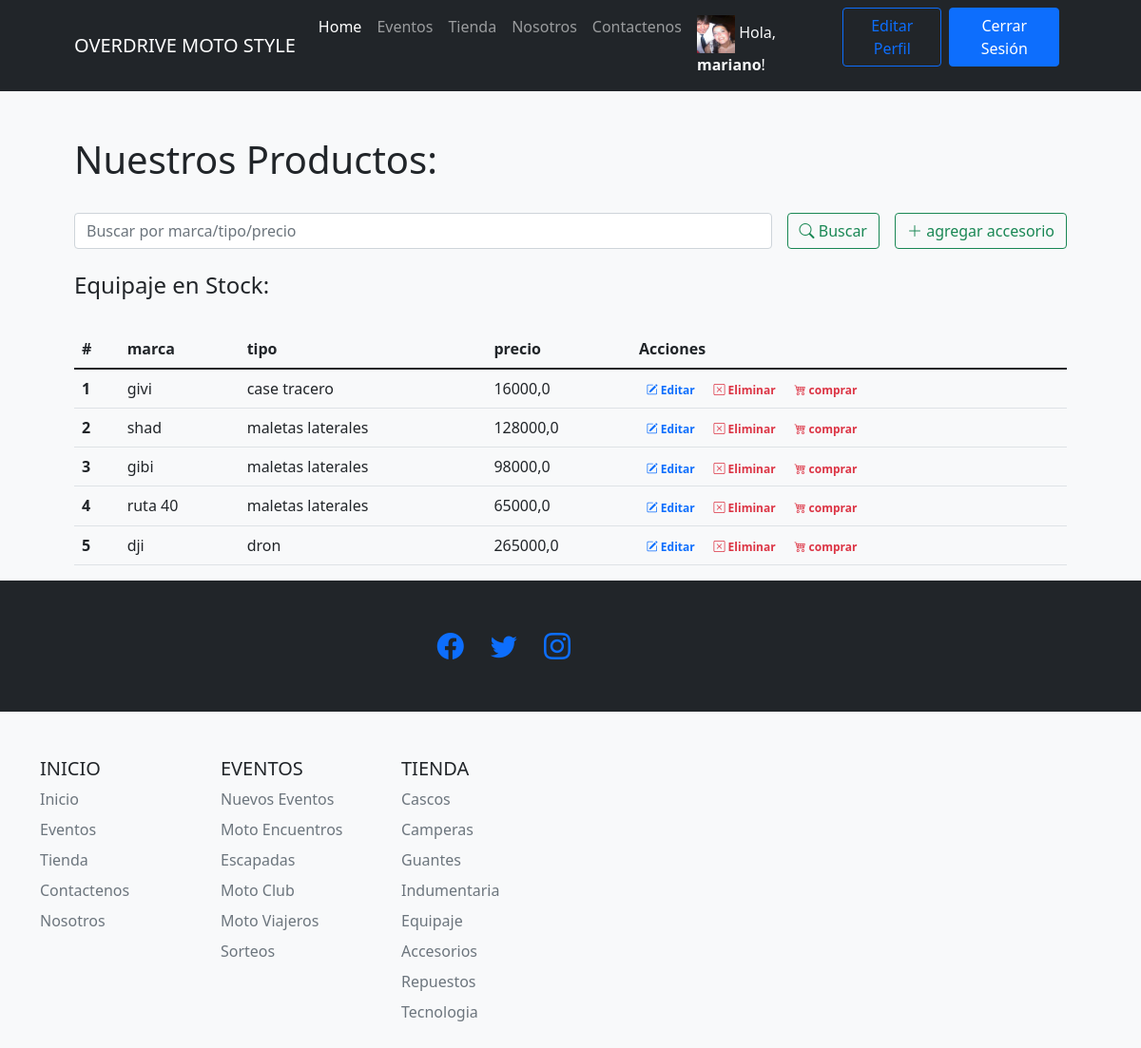
The app's page /tiendaapp/equipaje/ (signed in) with its own data.
### tiendaapp/models.py (models this page shows)
class Avatar(models.Model):
    usuario = models.OneToOneField(User, on_delete=models.CASCADE)
    imagen = models.ImageField(upload_to='avatar/', blank=True, null=True)

class equipaje(models.Model):
    marca = models.CharField("Marca", max_length=30)
    tipo = models.CharField("Tipo", max_length=30)
    precio = models.FloatField ("Precio $")

### tiendaapp/views.py (the view)
# urls.py: path('equipaje/', equipajes, name = 'equipaje'),
@login_required
def equipajes (request):
    if request.method == "POST":
        search = request.POST["search"]
        if search != "":
            equipajes = equipaje.objects.filter( Q(marca__icontains=search) | Q(tipo__icontains=search) | Q(precio__icontains=search) ).values()
            return render(request,"tiendaapp/equipaje.html", {"equipajes":equipajes, "search":True, "busqueda":search})
    equipajes = equipaje.objects.all()
    return render(request, 'tiendaapp/equipaje.html', {"equipaje":equipajes, "search":False})

### tiendaapp/templates/tiendaapp/equipaje.html (shortened to what this page needs)
{% extends 'tiendaapp/base.html' %}
{% load static %}
{% block contenidoPagina %}
<section class="bg-light py-5">
    <div class="container px-5">
        <h1>Nuestros Productos:</h1>
        <br>
        <div class="row gx-5 justify-content-center">
            <div class="col-lg-12">
                <form class="d-flex my-2 my-lg-0" action="" method="post">
                    <input class="flex-grow-0 form-control mr-sm-2" type="search" name="search" placeholder="Buscar por marca/tipo/precio" aria-label="Search">
                    <button class="btn btn-outline-success text-nowrap ms-3 my-2 my-sm-0" type="submit"> <i class="bi bi-search"></i> Buscar</button>
                    {% if user.is_staff %}
                        <a class="btn btn-outline-success text-nowrap ms-3 my-2 my-sm-0" href="{% url 'crear_equipaje' %}"> <i class="bi bi-plus-lg"></i> agregar accesorio</a>
                    {% endif %}
                </form>
            </div>
        </div>
        <br>
        <h4>Equipaje
            {% if search %}
                para "{{busqueda}}":
            {% else %}
                en Stock:
            {% endif %}
        </h4>
        <br>
        <div class="row gx-5 justify-content-center">
            <div class="col-lg-20 table-responsive">
                <table class="table table-theme">
                    <thead>
                        <tr>
                            <th scope="col">#</th>
                            <th scope="col">marca</th>
                            <th scope="col">tipo</th>
                            <th scope="col">precio</th>
                            {% if user.is_staff %}
                                <th scope="col">Acciones</th>
                            {% endif %}
                        </tr>
                    </thead>
                    <tbody>
                        {% for equipaje in equipaje %}
                            <tr>
                                <th scope="row">{{forloop.counter}}</th>
                                <td>{{equipaje.marca}}</td>
                                <td>{{equipaje.tipo}}</td>
                                <td>{{equipaje.precio}}</td>
                                <td>
                                    {% if user.is_staff %}
                                        <a href="{% url 'editar_equipaje' equipaje.id %}" class="text-primary badge badge-primary text-decoration-none"> <i class="bi bi-pencil-square"></i> Editar</a>
                                        <a href="{% url 'eliminar_equipaje' equipaje.id %}" class="text-danger badge badge-danger text-decoration-none"> <i class="bi bi-x-square"></i> Eliminar</a>
                                    {% endif %}
                                    <a href="{% url 'ver_producto' %}" class="text-danger badge badge-danger text-decoration-none"> <i class="bi bi-cart4"></i> comprar</a>
                                </td>
                            </tr>
                        {% endfor %}
                    </tbody>
                </table>
            </div>
        </div>
    </div>
{% endblock %}

### tiendaapp/templates/tiendaapp/base.html (shortened to what this page needs)
{% load static %}
<!DOCTYPE html>
<html lang="es-la">
    <head>
        <link rel="stylesheet" href="https://cdn.jsdelivr.net/npm/bootstrap-icons@1.8.3/font/bootstrap-icons.css">
        <link href="{% static 'css/styles.css'%}" rel="stylesheet" />
    </head>
    <body>
        <nav class="navbar navbar-expand-lg navbar-dark bg-dark">
            <div class="container px-5">
                <a class="navbar-brand" href="{% url 'index' %}">OVERDRIVE MOTO STYLE</a>
               <div class="collapse navbar-collapse" id="navbarSupportedContent">
                    <ul class="navbar-nav ms-auto mb-2 mb-lg-0">
                        <li class="nav-item"><a class="nav-link active" aria-current="page" href="{% url 'index' %}">Home</a></li>
                        <li class="nav-item"><a class="nav-link" href="{% url 'Eventos' %}">Eventos</a></li>
                        <li class="nav-item"><a class="nav-link" href="{% url 'tienda' %}">Tienda</a></li>
                        <li class="nav-item"><a class="nav-link" href="{% url 'nosotros' %}">Nosotros</a></li>
                        <li class="nav-item"><a class="nav-link" href="{% url 'contacto' %}">Contactenos</a></li>
                        {% if user.is_authenticated %}
                            <li class="nav-item"><p class="text-light my-2 mx-2">
                                {% if user.avatar.imagen %}
                                    <img src="{{ user.avatar.imagen.url }}" style="width: 40px; height: 40px;" alt="">
                                {% else %}
                                    <i class="bi bi-person-bounding-box"></i>
                                {% endif %}
                                Hola, <b>{{user.username}}</b>!</p></li>
                            <li class="nav-item"><a class="btn btn-outline-primary" href="{% url 'editar_perfil' %}">Editar Perfil</a></li>
                            <li class="nav-item"><a class="btn btn-primary mx-2" href="{% url 'logout' %}">Cerrar Sesión</a></li>
                        {% else %}
                            <li class="nav-item"><a class="btn btn-primary mx-2" href="{% url 'login' %}">Iniciar Sesión</a></li>
                            <li class="nav-item"><a class="btn btn-outline-primary" href="{% url 'register' %}">Registrarse</a></li>
                        {% endif %}
                    </ul>
                </div>
            </div>
        </nav>
        {% block contenidoPagina %}
        {% endblock %}
        <footer class="py-5 bg-dark">
            <div class="container px-4 px-lg-5">
                <div class="col-lg-6 h-100 text-center text-lg-end my-auto">
                    <ul class="list-inline mb-0">
                        <li class="list-inline-item me-4">
                            <a href="{% url 'en_construccion'%}" ><i class="bi-facebook fs-3"></i></a>
                        </li>
                        <li class="list-inline-item me-4">
                            <a href="{% url 'en_construccion'%}" ><i class="bi-twitter fs-3"></i></a>
                        </li>
                        <li class="list-inline-item">
                            <a href="{% url 'en_construccion'%}" ><i class="bi-instagram fs-3"></i></a>
                        </li>
                    </ul>
                </div>
        </footer>
    </body>
</html>
</html>
    </body>
        <div class="container">
            <footer class="py-5">
            <div class="row">
                <div class="col-6 col-md-2 mb-3">
                <h5>INICIO</h5>
                <ul class="nav flex-column">
                    <li class="nav-item mb-2"><a href="{% url 'index' %}" class="nav-link p-0 text-muted">Inicio</a></li>
                    <li class="nav-item mb-2"><a href="{% url 'Eventos' %}" class="nav-link p-0 text-muted">Eventos</a></li>
                    <li class="nav-item mb-2"><a href="{% url 'tienda' %}" class="nav-link p-0 text-muted">Tienda</a></li>
                    <li class="nav-item mb-2"><a href="{% url 'contacto' %}" class="nav-link p-0 text-muted">Contactenos</a></li>
                    <li class="nav-item mb-2"><a href="{% url 'nosotros' %}" class="nav-link p-0 text-muted">Nosotros</a></li>
                </ul>
                </div>
                <div class="col-6 col-md-2 mb-3">
                <h5>EVENTOS</h5>
                <ul class="nav flex-column">
                   {% if user.is_staff %}
                    <li class="nav-item mb-2"><a href="{% url 'crear_Evento' %}"  class="nav-link p-0 text-muted">Nuevos Eventos</a></li>
                   {% endif %}
                    <li class="nav-item mb-2"><a href="{% url 'Eventos' %}" class="nav-link p-0 text-muted">Moto Encuentros</a></li>
                    <li class="nav-item mb-2"><a href="{% url 'en_construccion'%}" class="nav-link p-0 text-muted">Escapadas</a></li>
                    <li class="nav-item mb-2"><a href="{% url 'en_construccion'%}" class="nav-link p-0 text-muted">Moto Club</a></li>
                    <li class="nav-item mb-2"><a href="{% url 'en_construccion'%}" class="nav-link p-0 text-muted">Moto Viajeros</a></li>
                    <li class="nav-item mb-2"><a href="{% url 'en_construccion'%}" class="nav-link p-0 text-muted">Sorteos</a></li>
                </ul>
                </div>
                <div class="col-6 col-md-2 mb-3">
                <h5>TIENDA</h5>
                <ul class="nav flex-column">
                    <li class="nav-item mb-2"><a href="{% url 'cascos' %}"  class="nav-link p-0 text-muted">Cascos</a></li>
                    <li class="nav-item mb-2"><a href="{% url 'camperas' %}"  class="nav-link p-0 text-muted">Camperas</a></li>
                    <li class="nav-item mb-2"><a href="{% url 'guantes' %}"  class="nav-link p-0 text-muted">Guantes</a></li>
                    <li class="nav-item mb-2"><a href="{% url 'indumentaria' %}"  class="nav-link p-0 text-muted">Indumentaria</a></li>
                    <li class="nav-item mb-2"><a href="{% url 'equipaje' %}"  class="nav-link p-0 text-muted">Equipaje</a></li>
                    <li class="nav-item mb-2"><a href="{% url 'accesorios' %}"  class="nav-link p-0 text-muted">Accesorios</a></li>
                    <li class="nav-item mb-2"><a href="{% url 'repuestos' %}"  class="nav-link p-0 text-muted">Repuestos</a></li>
                    <li class="nav-item mb-2"><a href="{% url 'tecnologia' %}"  class="nav-link p-0 text-muted">Tecnologia</a></li>
                </ul>
                </div>
        </div>
    </body>
</html>

### records on screen
equipaje: marca "givi", tipo "case tracero", precio "16000,0"
equipaje: marca "shad", tipo "maletas laterales", precio "128000,0"
equipaje: marca "gibi", tipo "maletas laterales", precio "98000,0"
equipaje: marca "ruta 40", tipo "maletas laterales", precio "65000,0"
equipaje: marca "dji", tipo "dron", precio "265000,0"

### other values on screen
{{ user.username }} "mariano"
